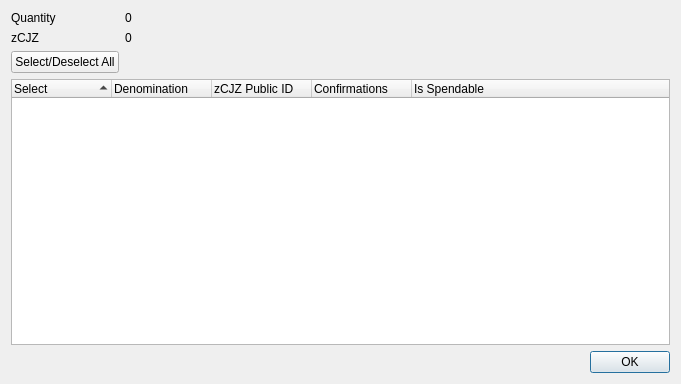
<?xml version="1.0" encoding="UTF-8"?>
<ui version="4.0">
 <class>ZCJZcoinControlDialog</class>
 <widget class="QDialog" name="ZCJZcoinControlDialog">
  <property name="geometry">
   <rect>
    <x>0</x>
    <y>0</y>
    <width>681</width>
    <height>384</height>
   </rect>
  </property>
  <property name="minimumSize">
   <size>
    <width>681</width>
    <height>384</height>
   </size>
  </property>
  <property name="windowTitle">
   <string>Select zCJZ to Spend</string>
  </property>
  <layout class="QGridLayout" name="gridLayout">
   <item row="0" column="0">
    <layout class="QFormLayout" name="formLayout">
     <property name="sizeConstraint">
      <enum>QLayout::SetDefaultConstraint</enum>
     </property>
     <item row="0" column="0">
      <widget class="QLabel" name="labelQuantity">
       <property name="text">
        <string>Quantity</string>
       </property>
      </widget>
     </item>
     <item row="0" column="1">
      <widget class="QLabel" name="labelQuantity_int">
       <property name="text">
        <string>0</string>
       </property>
      </widget>
     </item>
     <item row="1" column="0">
      <widget class="QLabel" name="labelZCJZcoin">
       <property name="text">
        <string>zCJZ</string>
       </property>
      </widget>
     </item>
     <item row="1" column="1">
      <widget class="QLabel" name="labelZCJZcoin_int">
       <property name="text">
        <string>0</string>
       </property>
      </widget>
     </item>
     <item row="2" column="0">
      <widget class="QPushButton" name="pushButtonAll">
       <property name="text">
        <string>Select/Deselect All</string>
       </property>
      </widget>
     </item>
    </layout>
   </item>
   <item row="1" column="0">
    <layout class="QVBoxLayout" name="verticalLayout">
     <item>
      <widget class="QTreeWidget" name="treeWidget">
       <property name="minimumSize">
        <size>
         <width>0</width>
         <height>250</height>
        </size>
       </property>
       <property name="alternatingRowColors">
        <bool>true</bool>
       </property>
       <property name="sortingEnabled">
        <bool>true</bool>
       </property>
       <property name="columnCount">
        <number>5</number>
       </property>
       <attribute name="headerDefaultSectionSize">
        <number>100</number>
       </attribute>
       <column>
        <property name="text">
         <string notr="true">Select</string>
        </property>
       </column>
       <column>
        <property name="text">
         <string notr="true">Denomination</string>
        </property>
       </column>
       <column>
        <property name="text">
         <string notr="true">zCJZ Public ID</string>
        </property>
       </column>
       <column>
        <property name="text">
         <string notr="true">Confirmations</string>
        </property>
       </column>
       <column>
        <property name="text">
         <string>Is Spendable</string>
        </property>
       </column>
      </widget>
     </item>
     <item>
      <widget class="QDialogButtonBox" name="buttonBox">
       <property name="orientation">
        <enum>Qt::Horizontal</enum>
       </property>
       <property name="standardButtons">
        <set>QDialogButtonBox::Ok</set>
       </property>
      </widget>
     </item>
    </layout>
   </item>
  </layout>
 </widget>
 <resources/>
 <connections>
  <connection>
   <sender>buttonBox</sender>
   <signal>accepted()</signal>
   <receiver>ZCJZcoinControlDialog</receiver>
   <slot>accept()</slot>
   <hints>
    <hint type="sourcelabel">
     <x>248</x>
     <y>254</y>
    </hint>
    <hint type="destinationlabel">
     <x>157</x>
     <y>274</y>
    </hint>
   </hints>
  </connection>
  <connection>
   <sender>buttonBox</sender>
   <signal>rejected()</signal>
   <receiver>ZCJZcoinControlDialog</receiver>
   <slot>reject()</slot>
   <hints>
    <hint type="sourcelabel">
     <x>316</x>
     <y>260</y>
    </hint>
    <hint type="destinationlabel">
     <x>286</x>
     <y>274</y>
    </hint>
   </hints>
  </connection>
 </connections>
</ui>
